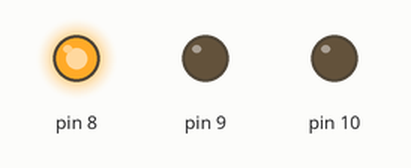
This sketch was run on a simulated Arduino Uno, built with avr-gcc and run on an emulated ATmega328P. On the bench: output pins drawn as LEDs (lit = HIGH).

Above: at 0.2 s.
At 9.2 s:
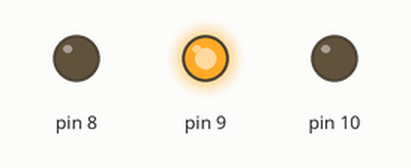
At 19.2 s:
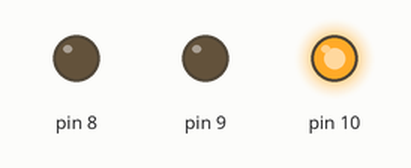
At 38.7 s:
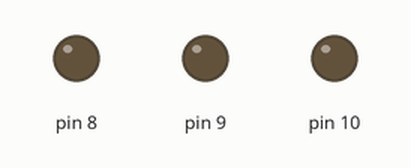
Timing chart, 0 to 39.0 s (numbered marks = the images above):
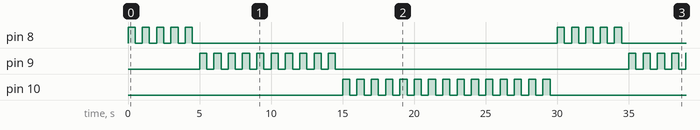

Measured:
- by itself, pin 8: repeats every 30.0 s: 4 × (LOW 0.50 s, HIGH 0.50 s), LOW 25.5 s, HIGH 0.50 s
- by itself, pin 9: repeats every 30.0 s: 9 × (LOW 0.50 s, HIGH 0.50 s), LOW 20.5 s, HIGH 0.50 s
- by itself, pin 10: repeats every 30.0 s: HIGH 0.50 s, LOW 15.5 s, 14 × (HIGH 0.50 s, LOW 0.50 s)

The sketch:

arduino_project1_ledup_for_5_10_15_times.ino
```cpp
void setup(){

pinMode(8, OUTPUT);

pinMode(9, OUTPUT);

pinMode(10, OUTPUT);


}

void loop(){

  for(int i = 0; i < 5; i++){
    digitalWrite(8,HIGH);
    delay(500);

    digitalWrite(8,LOW);
    delay(500);
  }

  for(int i = 0; i < 10; i++){
    digitalWrite(9,HIGH);
    delay(500);

    digitalWrite(9,LOW);
    delay(500);
  }

  for(int i = 0; i < 15; i++){
    digitalWrite(10,HIGH);
    delay(500);

    digitalWrite(10,LOW);
    delay(500);
  }

}
```
